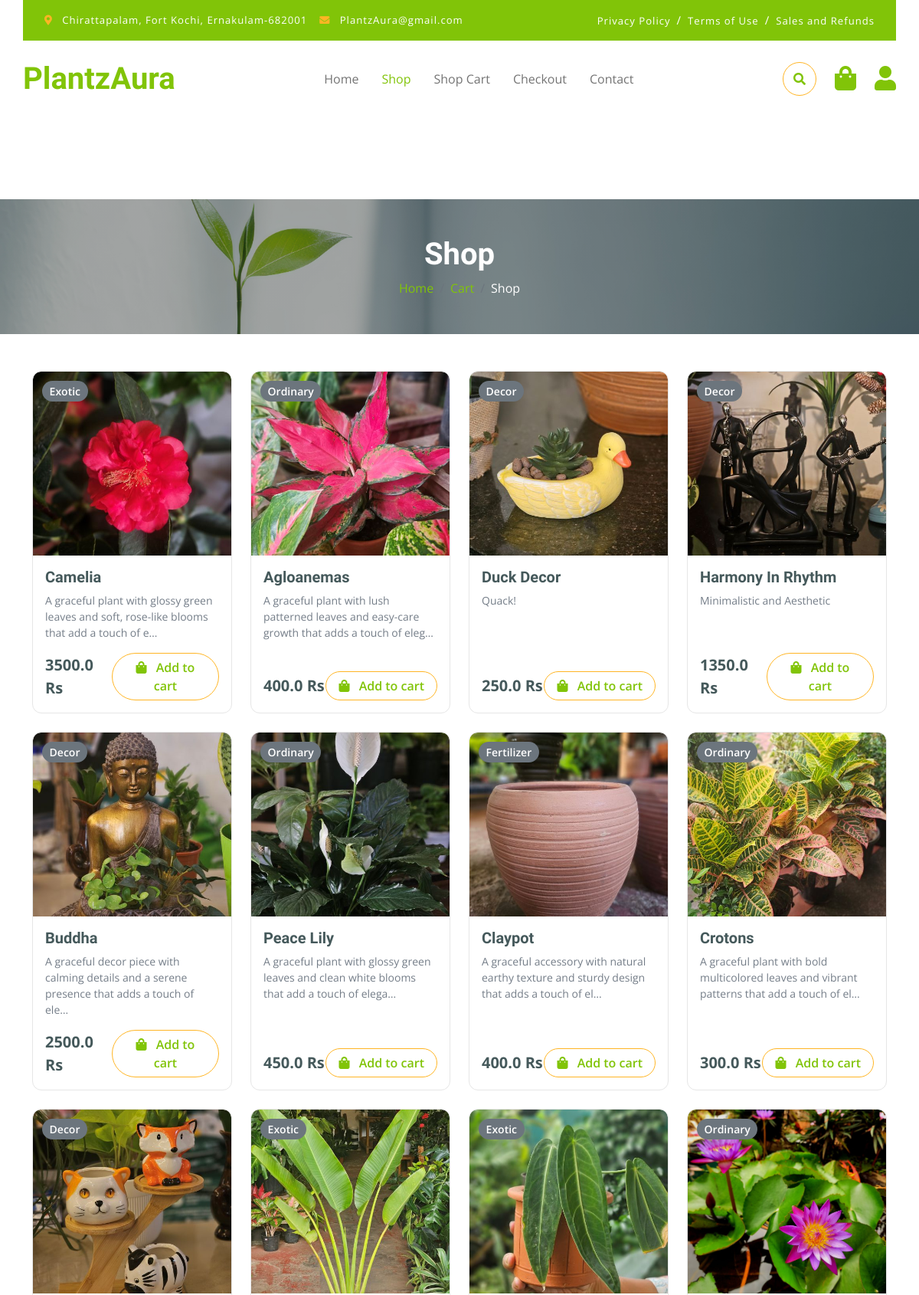
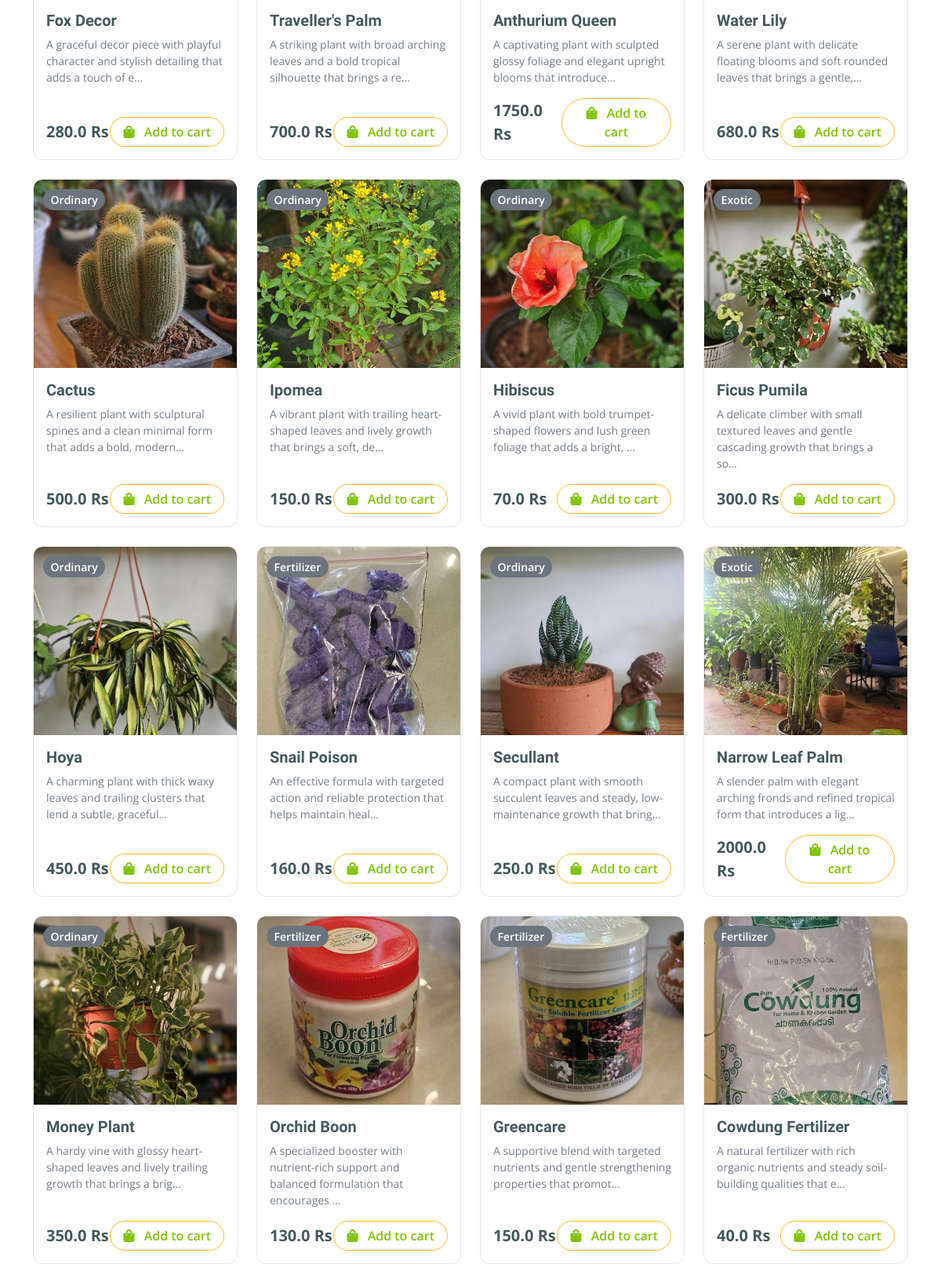
The app's page /shop/ (upper part) with its own data (2 pictures, top to bottom).
### App/models.py (models this page shows, shortened)
class Product(models.Model):
    name = models.CharField(max_length=200)
    description = models.TextField()
    price = models.FloatField()  # changed from DecimalField to FloatField
    stock = models.IntegerField()
    image = models.ImageField(upload_to='products', null=True, blank=True)
    category = models.CharField(
        max_length=20,
        choices=[
            ('ordinary', 'Ordinary Plants'),
            ('exotic', 'Exotic'),
            ('fertilizer', 'Fertilizers & Accessories'),
            ('decor', 'Decor'),
        ],
        default='ordinary'
    )
    created_at = models.DateTimeField(auto_now_add=True)
    updated_at = models.DateTimeField(auto_now=True)

### App/views.py (the view)
# urls.py: path('shop/',views.shop, name='shop'),
def shop(request):
    products = Product.objects.all()
    return render(request, 'shop.html', {'products': products})

### Templates/shop.html (shortened to what this page needs)
<!DOCTYPE html>
<html lang="en">
{% load static %}
<head>
  <link rel="stylesheet" href="https://use.fontawesome.com/releases/v5.15.4/css/all.css" />
  <link href="https://cdn.jsdelivr.net/npm/bootstrap-icons@1.4.1/font/bootstrap-icons.css" rel="stylesheet" />
  <link href="{% static 'lib/lightbox/css/lightbox.min.css' %}" rel="stylesheet" />
  <link href="{% static 'lib/owlcarousel/assets/owl.carousel.min.css' %}" rel="stylesheet" />
  <link href="{% static 'css/bootstrap.min.css' %}" rel="stylesheet" />
  <link href="{% static 'css/style.css' %}" rel="stylesheet" />
</head>
<body>
  <div class="container-fluid fixed-top">
    <div class="container topbar bg-primary d-none d-lg-block">
      <div class="d-flex justify-content-between">
        <div class="top-info ps-2">
          <small class="me-3"><i class="fas fa-map-marker-alt me-2 text-secondary"></i>
            <a href="#" class="text-white">Chirattapalam, Fort Kochi, Ernakulam-682001</a>
          </small>
          <small class="me-3"><i class="fas fa-envelope me-2 text-secondary"></i>
            <a href="#" class="text-white">PlantzAura@gmail.com</a>
          </small>
        </div>
        <div class="top-link pe-2">
          <a href="#" class="text-white"><small class="mx-2">Privacy Policy</small>/</a>
          <a href="#" class="text-white"><small class="mx-2">Terms of Use</small>/</a>
          <a href="#" class="text-white"><small class="ms-2">Sales and Refunds</small></a>
        </div>
      </div>
    </div>
    <div class="container px-0">
      <nav class="navbar navbar-light bg-white navbar-expand-xl">
        <a href="{% url 'index' %}" class="navbar-brand">
          <h1 class="text-primary display-6 mb-0">PlantzAura</h1>
        </a>
        <div class="collapse navbar-collapse bg-white" id="navbarCollapse">
          <div class="navbar-nav mx-auto">
            <a href="{% url 'index' %}" class="nav-item nav-link">Home</a>
            <a href="{% url 'shop' %}" class="nav-item nav-link active">Shop</a>
            <a href="{% url 'cart' %}" class="nav-item nav-link">Shop Cart</a>
            <a href="{% url 'checkout' %}" class="nav-item nav-link">Checkout</a>
            <a href="{% url 'contact' %}" class="nav-item nav-link">Contact</a>
          </div>
          <div class="d-flex m-3 me-0">
            <button class="btn-search btn border border-secondary btn-md-square rounded-circle bg-white me-4" data-bs-toggle="modal" data-bs-target="#searchModal">
              <i class="fas fa-search text-primary"></i>
            </button>
            <a href="{% url 'cart' %}" class="position-relative me-4 my-auto">
              <i class="fa fa-shopping-bag fa-2x"></i>
            </a>
            <a href="{% url 'user_profile' %}" class="my-auto">
              <i class="fas fa-user fa-2x"></i>
            </a>
          </div>
        </div>
      </nav>
    </div>
  </div>
  <div class="container-fluid page-header py-5">
    <h1 class="text-center text-white display-6">Shop</h1>
    <ol class="breadcrumb justify-content-center mb-0">
      <li class="breadcrumb-item"><a href="{% url 'index' %}">Home</a></li>
      <li class="breadcrumb-item"><a href="{% url 'cart' %}">Cart</a></li>
      <li class="breadcrumb-item active text-white">Shop</li>
    </ol>
  </div>
  <div class="container py-5">
    <div class="row g-4 justify-content-center">
      {% for p in products %}
      <div class="col-md-6 col-lg-4 col-xl-3 d-flex">
        <div class="product-card w-100 position-relative">
          <img src="{{ p.image.url }}" alt="{{ p.name }}" class="product-img" />
          <div class="badge-cat">{{ p.category|title }}</div>
          <div class="p-3 product-body">
            <h5 class="fw-bold mb-2">{{ p.name }}</h5>
            <p class="mb-3 small">{{ p.description|default:""|slice:":90" }}{% if p.description|length > 90 %}…{% endif %}</p>
            <div class="d-flex justify-content-between align-items-center mt-auto">
              <span class="text-dark fs-5 fw-bold">{{ p.price }} Rs</span>
              <a href="{% url 'add_cart' p.id %}" class="btn border border-secondary rounded-pill px-3 text-primary">
                <i class="fa fa-shopping-bag me-2 text-primary"></i> Add to cart
              </a>
            </div>
          </div>
        </div>
      </div>
      {% empty %}
      <div class="col-12 text-center text-muted">No products available.</div>
      {% endfor %}
    </div>
  </div>
</body>
</html>

### static/css/style.css (style rules this page uses)
body, html { margin: 0; padding: 0; }
.btn { font-weight: 600; transition: .5s; }
.btn-md-square { width: 44px; height: 44px; }
.btn-square, .btn-sm-square, .btn-md-square, .btn-lg-square { padding: 0; display: flex; align-items: center; justify-content: center; font-weight: normal; }
.btn.border-secondary { transition: 0.5s; }
.fixed-top { transition: 0.5s; background: var(--bs-white); border: 0; }
.topbar { padding: 20px; border-radius: 0px !important; width: 100%; }
.topbar .top-info { font-size: 15px; line-height: 0; letter-spacing: 1px; display: flex; align-items: center; }
.topbar .top-link { font-size: 15px; line-height: 0; letter-spacing: 1px; display: flex; align-items: center; }
.topbar .top-link a { letter-spacing: 1px; }
.navbar .navbar-nav .nav-link { padding: 10px 15px; font-size: 16px; transition: .5s; }
.navbar { height: 100px; border-bottom: 1px solid rgba(255, 255, 255, .1); }
.navbar .navbar-nav .nav-link:hover, .navbar .navbar-nav .nav-link.active, .fixed-top.bg-white .navbar .navbar-nav .nav-link:hover, .fixed-top.bg-white .navbar .navbar-nav .nav-link.active { color: var(--bs-primary); }
.page-header { position: relative; background: linear-gradient(rgba(0, 0, 0, 0.3), rgba(0, 0, 0, 0.3)), url(../img/plant_banner.jpeg) !important; background-position: center center !important; background-repeat: no-repeat !important; background-size: cover !important; }
@media (min-width: 992px) { .page-header { margin-top: 140px !important; } }
@media (min-width: 992px) { body { padding-top: 120px; } }
.product-card { height: 100%; display: flex; flex-direction: column; justify-content: space-between; }
.product-img { height: 260px; width: 100%; object-fit: cover; border-radius: 10px 10px 0 0; }
.product-body { flex: 1; }

### Templates/shop.html (style rules this page uses)
body { padding-top: 120px; }
.product-card { border: 1px solid #e6e6e6; border-radius: 12px; overflow: hidden; display: flex; flex-direction: column; height: 100%; background: #fff; }
.product-img { width: 100%; height: 240px; object-fit: cover; display: block; }
.product-body { flex: 1; display: flex; flex-direction: column; }
.badge-cat { position: absolute; top: 12px; left: 12px; padding: .2rem .6rem; border-radius: 999px; background:#6c757d; color:#fff; font-weight:600; font-size:.875rem; }

### records on screen
Product: image (picture), category "Exotic", name "Camelia", description "A graceful plant with glossy green leaves and soft, rose-like blooms that add a touch of e", price "3500.0"
Product: image (picture), category "Ordinary", name "Agloanemas", description "A graceful plant with lush patterned leaves and easy-care growth that adds a touch of eleg", price "400.0"
Product: image (picture), category "Decor", name "Duck Decor", description "Quack!", price "250.0"
Product: image (picture), category "Decor", name "Harmony In Rhythm", description "Minimalistic and Aesthetic", price "1350.0"
Product: image (picture), category "Decor", name "Buddha", description "A graceful decor piece with calming details and a serene presence that adds a touch of ele", price "2500.0"
Product: image (picture), category "Ordinary", name "Peace Lily", description "A graceful plant with glossy green leaves and clean white blooms that add a touch of elega", price "450.0"
Product: image (picture), category "Fertilizer", name "Claypot", description "A graceful accessory with natural earthy texture and sturdy design that adds a touch of el", price "400.0"
Product: image (picture), category "Ordinary", name "Crotons", description "A graceful plant with bold multicolored leaves and vibrant patterns that add a touch of el", price "300.0"
Product: image (picture), category "Decor", name "Fox Decor", description "A graceful decor piece with playful character and stylish detailing that adds a touch of e", price "280.0"
Product: image (picture), category "Exotic", name "Traveller's Palm", description "A striking plant with broad arching leaves and a bold tropical silhouette that brings a re", price "700.0"
Product: image (picture), category "Exotic", name "Anthurium Queen", description "A captivating plant with sculpted glossy foliage and elegant upright blooms that introduce", price "1750.0"
Product: image (picture), category "Ordinary", name "Water Lily", description "A serene plant with delicate floating blooms and soft rounded leaves that brings a gentle,", price "680.0"
Product: image (picture), category "Ordinary", name "Cactus", description "A resilient plant with sculptural spines and a clean minimal form that adds a bold, modern", price "500.0"
Product: image (picture), category "Ordinary", name "Ipomea", description "A vibrant plant with trailing heart-shaped leaves and lively growth that brings a soft, de", price "150.0"
Product: image (picture), category "Ordinary", name "Hibiscus", description "A vivid plant with bold trumpet-shaped flowers and lush green foliage that adds a bright,", price "70.0"
Product: image (picture), category "Exotic", name "Ficus Pumila", description "A delicate climber with small textured leaves and gentle cascading growth that brings a so", price "300.0"
Product: image (picture), category "Ordinary", name "Hoya", description "A charming plant with thick waxy leaves and trailing clusters that lend a subtle, graceful", price "450.0"
Product: image (picture), category "Fertilizer", name "Snail Poison", description "An effective formula with targeted action and reliable protection that helps maintain heal", price "160.0"
Product: image (picture), category "Ordinary", name "Secullant", description "A compact plant with smooth succulent leaves and steady, low-maintenance growth that bring", price "250.0"
Product: image (picture), category "Exotic", name "Narrow Leaf Palm", description "A slender palm with elegant arching fronds and refined tropical form that introduces a lig", price "2000.0"
Product: image (picture), category "Ordinary", name "Money Plant", description "A hardy vine with glossy heart-shaped leaves and lively trailing growth that brings a brig", price "350.0"
Product: image (picture), category "Fertilizer", name "Orchid Boon", description "A specialized booster with nutrient-rich support and balanced formulation that encourages", price "130.0"
Product: image (picture), category "Fertilizer", name "Greencare", description "A supportive blend with targeted nutrients and gentle strengthening properties that promot", price "150.0"
Product: image (picture), category "Fertilizer", name "Cowdung Fertilizer", description "A natural fertilizer with rich organic nutrients and steady soil-building qualities that e", price "40.0"
